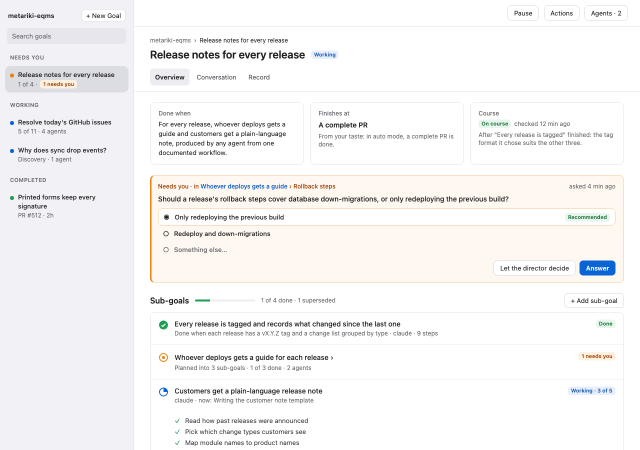
#> input picture docs/design/goal-tree/main.png, 1280 x 900 px (shown at 1/2 size)
$ python compare.py ../../docs/design/goal-tree/conversation.png ../../docs/design/goal-tree/finishline.png
#> lines starting #> are read from the running program, lines starting #| are printed output that depends on the picture
"""Puts each app screenshot beside its design reference, labelled, one image
per screen: <out>/<screen>.png = reference | app [| app dark].

    python3 scripts/ui/compare.py <shots dir> <out dir>
"""
import os
import sys

from PIL import Image, ImageDraw

REFS = os.path.join(os.path.dirname(__file__), "..", "..", "docs", "design", "goal-tree")
SCREENS = ["main", "subgoal", "proposal", "pivot", "finishline", "conversation", "record"]
W, H, BAND, GAP = 1280, 900, 36, 24


def panel(path, label):
#> called with label = 'design: main'
    img = Image.open(path).convert("RGB").resize((W, H))
#> img is the input picture: PIL image 1280x900 RGB; mean R, G, B 245.7, 244.8, 244.6
    out = Image.new("RGB", (W, H + BAND), "white")
#> out: PIL image 1280x936 RGB; every value is 255
    out.paste(img, (0, BAND))
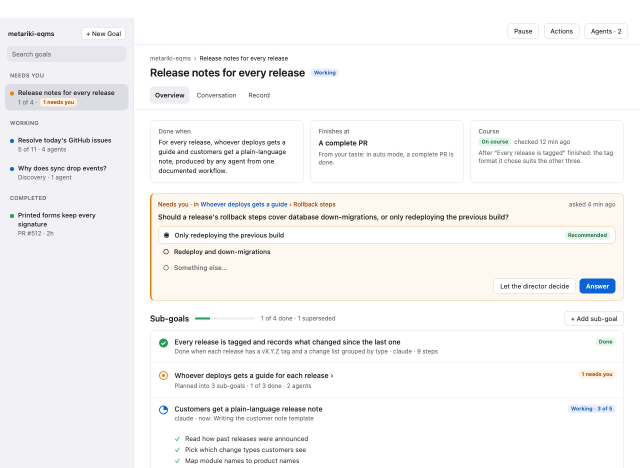
#> out: PIL image 1280x936 RGB (shown at 1/2 size); mean R, G, B 246, 245.2, 245
    ImageDraw.Draw(out).text((8, 10), label, fill="black")
    return out


def main(shots, out):
    os.makedirs(out, exist_ok=True)
    for s in SCREENS:
        panels = [panel(os.path.join(REFS, s + ".png"), "design: " + s)]
        for name, label in ((s, "app"), (s + "-dark", "app, dark")):
            p = os.path.join(shots, name + ".png")
            if os.path.exists(p):
                panels.append(panel(p, label))
        sheet = Image.new("RGB", (len(panels) * W + (len(panels) - 1) * GAP, H + BAND), (200, 200, 200))
#> sheet: PIL image 2584x936 RGB; every value is 200
        for i, p in enumerate(panels):
            sheet.paste(p, (i * (W + GAP), 0))
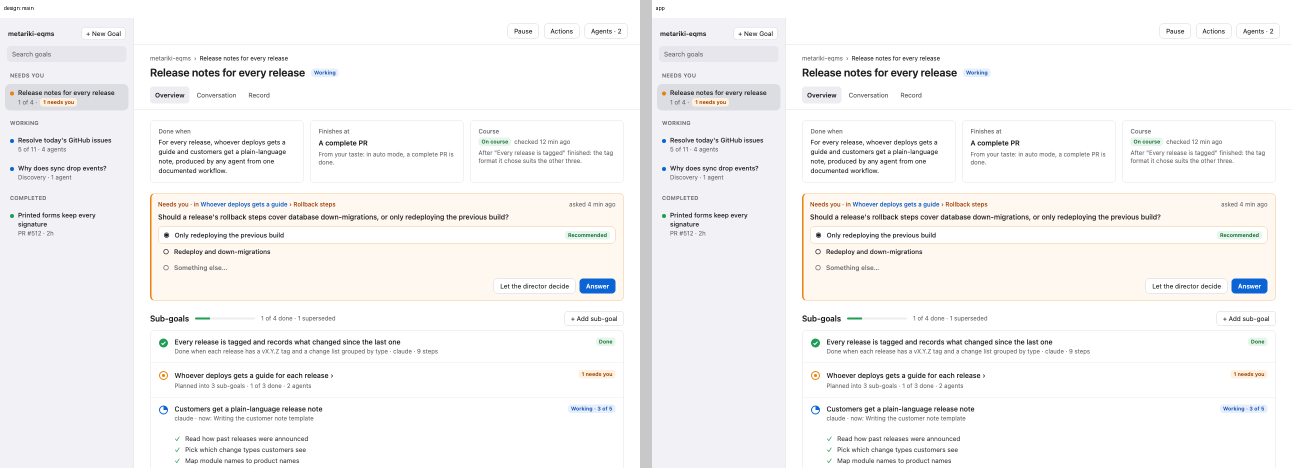
#> sheet: PIL image 2584x936 RGB (shown at 1/2 size); mean R, G, B 245.6, 244.7, 244.5
        sheet.save(os.path.join(out, s + ".png"))
        print(os.path.join(out, s + ".png"))


if __name__ == "__main__":
#> (the run stopped early here; a loop or call above may not have finished)
